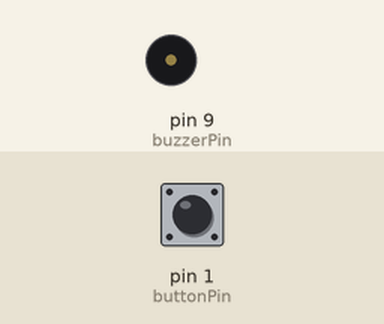
A sketch run on a simulated Arduino Uno, built with avr-gcc and run on an emulated ATmega328P. Parts: buzzer (waves = sounding). Inputs (shaded band) come from the test bench; at power-on: pin 1 (buttonPin) HIGH.

Above: at 1.2 s.
1.3 s: pin 1 (buttonPin) pulled LOW for 0.15 s
At 1.37 s:
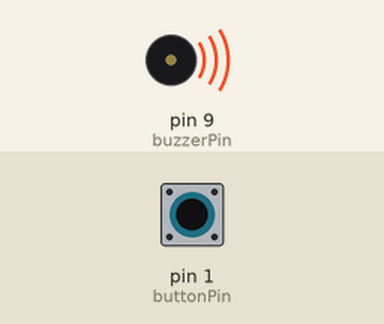
2.9 s: pin 1 (buttonPin) pulled LOW for 3.2 s
At 7.3 s:
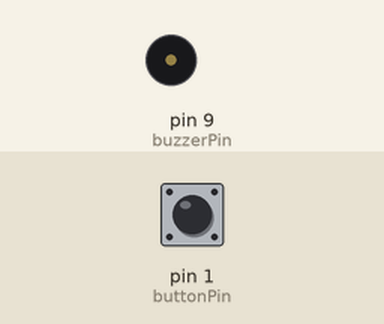
Timing chart, 0 to 8.8 s (numbered marks = the images above; inputs shaded):
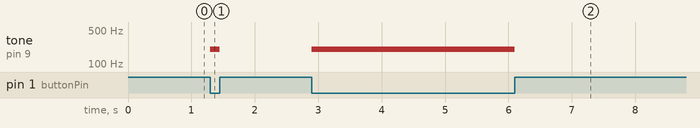

The sketch:

toneButton.ino
```cpp
int buzzerPin = 9;
int buttonPin = 1;
int frequency = 200;

void setup() {
  pinMode(buttonPin, INPUT);
  digitalWrite(buttonPin, HIGH);
}

void loop() {
  if (digitalRead(buttonPin) == LOW) {
    tone(buzzerPin, 200);
  } else {
    noTone(buzzerPin);
  }
}
```

Measured:
- after the input at 1.3 s, tone on pin 9 (buzzerPin): silent → 200 Hz at once, → silent 0.15 s later
- after the input at 2.9 s, tone on pin 9 (buzzerPin): silent → 200 Hz at once, → silent 3.2 s later
